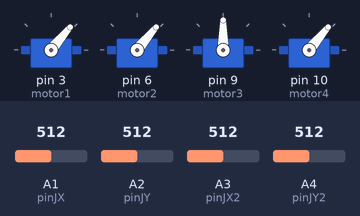
Bench run of a sketch on a simulated Arduino Uno, built with avr-gcc and run on an emulated ATmega328P. Parts: 4 × servo. Inputs (shaded band) come from the test bench; at power-on: A1 (pinJX) = 512, A4 (pinJY2) = 512, A3 (pinJX2) = 512, A2 (pinJY) = 512.

Above: at 1.2 s.
1.3 s: A1 (pinJX) set to 489
At 3.2 s:
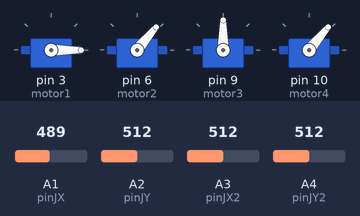
3.8 s: A4 (pinJY2) set to 492
At 6.5 s:
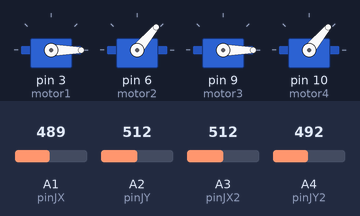
6.8 s: A3 (pinJX2) set to 528
At 7.28 s:
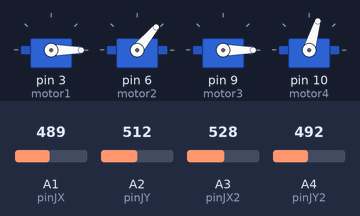
9.8 s: A2 (pinJY) set to 992
At 11.1 s:
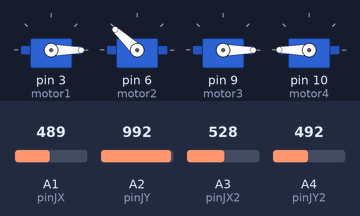
12.1 s: A1 (pinJX) set to 1010
At 13.8 s:
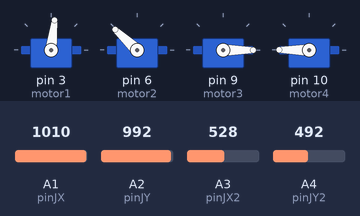
14.1 s: A3 (pinJX2) set to 495
At 17.5 s:
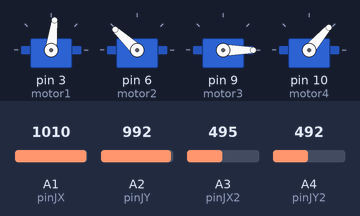
Timing chart, 0 to 18.1 s (numbered marks = the images above; inputs shaded):
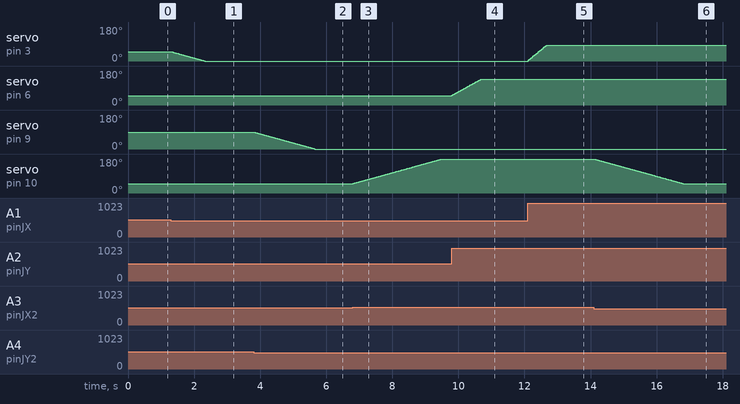

The sketch:

GarritaDefinitiva2.ino
```cpp
#include <Servo.h>;

Servo motor1; // DECLARAR SERVOS
Servo motor2;
Servo motor3;
Servo motor4;
int valorX = 0; // LECTURA DEL EJE X
int valorX2 = 0; // LECTURA DEL EJE X 2
int valorY = 0; // LECTURA DEL EJE Y
int valorY2 = 0; // LECTURA DEL EJE Y 2
int pinJX = A1; // PIN ANALOGICO A0 DEL EJE X
int pinJY = A2; // PIN ANALOGICO A1 DEL EJE Y
int pinJX2 = A3; // PIN ANALOGICO A0 DEL EJE X 2
int pinJY2 = A4; // PIN ANALOGICO A1 DEL EJE Y
int grados1 = 50; // GRADOS DEL SERVO 1
int grados2 = 50; // GRADOS DEL SERVO 2
int grados3 = 90; // GRADOS DEL SERVO 3
int grados4 = 50; // GRADOS DEL SERVO 4
int salto = 0;

void setup() {
 Serial.begin(9600); // ACTIVA LA COMUNICACIÓN CON LA PLACA

 motor1.attach (3); // PIN DIGITAL PWM 5 DONDE ESTÁ CONECTADO EL SERVO 1

 motor2.attach (6); // PIN DIGITAL PWM 10 DONDE ESTÁ CONECTADO EL SERVO 2

 motor3.attach (9);

 motor4.attach (10);
 }

void loop() {
  valorX = analogRead(pinJX);  // Leemos la entrada del joystick
  valorX = constrain(valorX, 0, 1024);  // Evitamos que el valor del ejeX se salga de estos parámetros
  grados1 = constrain(grados1, 0, 80); //pata latelar
  valorY = analogRead(pinJY);  // Leemos la entrada del joystick
  valorY = constrain(valorY, 100, 900);  // Evitamos que el valor del ejeX se salga de estos parámetros
  grados2 = constrain(grados2, 50, 135); // garra
  valorX2 = analogRead(pinJX2);  // Leemos la entrada del joystick
  valorX2 = constrain(valorX2, 0, 1024);  // Evitamos que el valor del ejeX se salga de estos parámetros
  grados3 = constrain(grados3, 0, 180);
  valorY2 = analogRead(pinJY2);  // Leemos la entrada del joystick
  valorY2 = constrain(valorY2, 0, 1024);  // Evitamos que el valor del ejeX se salga de estos parámetros
  grados4 = constrain(grados4, 50, 180);  // Evitamos que el ángulo se salga de estos parámetros // Evitamos que el ángulo se salga de estos parámetros

   if (valorX > 505 && valorX < 520) {
    motor1.write(grados1) ;
  }
  else if (valorX < 505) {
    if (valorX > 100) {salto = 1;}
    else if (valorX > 50) {salto = 2;}
    else if (valorX > 5) {salto = 3;}
    else {salto = 5;}
    grados1 -= salto;  // Disminuimos el ángulo
    motor1.write(grados1) ;  // Le indicamos a cuántos grados se tiene que poner el servo
    //Serial.println("Menos ángulo");
  }
  // Controla el aumento del ángulo dependiendo de cuánto accionemos el joystick
  else if (valorX > 520) {
    if (valorX < 900) {salto = 1;}
    else if (valorX < 1000) {salto = 2;}
    else if (valorX < 1020) {salto = 3;}
    else {salto = 5;}
    grados1 += salto;  // Aumentamos el ángulo
    motor1.write(grados1) ;  // Le indicamos a cuántos grados se tiene que poner el servo
    //Serial.println("Más ángulo");
  }
   if (valorY > 505 && valorY < 520) {
    motor2.write(grados2) ;
  }
  else if (valorY < 505) {
    if (valorY > 100) {salto = 1;}
    else if (valorY > 50) {salto = 2;}
    else if (valorY > 5) {salto = 3;}
    else {salto = 5;}
    grados2 -= salto;  // Disminuimos el ángulo
    motor2.write(grados2) ;  // Le indicamos a cuántos grados se tiene que poner el servo
    //Serial.println("Menos ángulo");
  }
  // Controla el aumento del ángulo dependiendo de cuánto accionemos el joystick
  else if (valorY > 520) {
    if (valorY < 900) {salto = 1;}
    else if (valorY < 1000) {salto = 2;}
    else if (valorY < 1020) {salto = 3;}
    else {salto = 5;}
    grados2 += salto;  // Aumentamos el ángulo
    motor2.write(grados2) ;  // Le indicamos a cuántos grados se tiene que poner el servo
    //Serial.println("Más ángulo");
  }
  // Parte 2 aqui
   if (valorY2 > 505 && valorY2 < 520) {
    motor3.write(grados3) ;
  }
  else if (valorY2 < 505) {
    if (valorY2 > 100) {salto = 1;}
    else if (valorY2 > 50) {salto = 2;}
    else if (valorY2 > 5) {salto = 3;}
    else {salto = 5;}
    grados3 -= salto;  // Disminuimos el ángulo
    motor3.write(grados3) ;  // Le indicamos a cuántos grados se tiene que poner el servo
    //Serial.println("Menos ángulo");
  }
  // Controla el aumento del ángulo dependiendo de cuánto accionemos el joystick
  else if (valorY2 > 520) {
    if (valorY2 < 900) {salto = 1;}
    else if (valorY2 < 1000) {salto = 2;}
    else if (valorY2 < 1020) {salto = 3;}
    else {salto = 5;}
    grados3 += salto;  // Aumentamos el ángulo
    motor3.write(grados3) ;  // Le indicamos a cuántos grados se tiene que poner el servo
    //Serial.println("Más ángulo");
  }
     if (valorX2 > 505 && valorX2 < 520) {
    motor4.write(grados4) ;
  }
  else if (valorX2 < 505) {
    if (valorX2 > 100) {salto = 1;}
    else if (valorX2 > 50) {salto = 2;}
    else if (valorX2 > 5) {salto = 3;}
    else {salto = 5;}
    grados4 -= salto;  // Disminuimos el ángulo
    motor4.write(grados4) ;  // Le indicamos a cuántos grados se tiene que poner el servo
    //Serial.println("Menos ángulo");
  }
  // Controla el aumento del ángulo dependiendo de cuánto accionemos el joystick
  else if (valorX2 > 520) {
    if (valorX2 < 900) {salto = 1;}
    else if (valorX2 < 1000) {salto = 2;}
    else if (valorX2 < 1020) {salto = 3;}
    else {salto = 5;}
    grados4 += salto;  // Aumentamos el ángulo
    motor4.write(grados4) ;  // Le indicamos a cuántos grados se tiene que poner el servo
    //Serial.println("Más ángulo");
  }
delay (20);
}
```

Measured:
- the behaviour switches between 505 and 504 on A1 (pinJX) (found by bisection; images 0 and 1)
- the behaviour switches between 505 and 504 on A4 (pinJY2) (found by bisection; images 1 and 2)
- the behaviour switches between 520 and 521 on A3 (pinJX2) (found by bisection; images 2 and 3)
- after the input at 1.3 s, servo on pin 3 (motor1): moves from 50° to 0° over 1.0 s, starting at once
- after the input at 3.8 s, servo on pin 9 (motor3): moves from 90° to 0° over 1.8 s, starting at once
- after the input at 6.8 s, servo on pin 10 (motor4): moves from 50° to 180° over 2.7 s, starting at once
- after the input at 9.8 s, servo on pin 6 (motor2): moves from 50° to 137° over 0.89 s, starting at once
- after the input at 12.1 s, servo on pin 3 (motor1): moves from 0° to 83° over 0.56 s, starting at once
- after the input at 14.1 s, servo on pin 10 (motor4): moves from 180° to 49° over 2.7 s, starting at once
